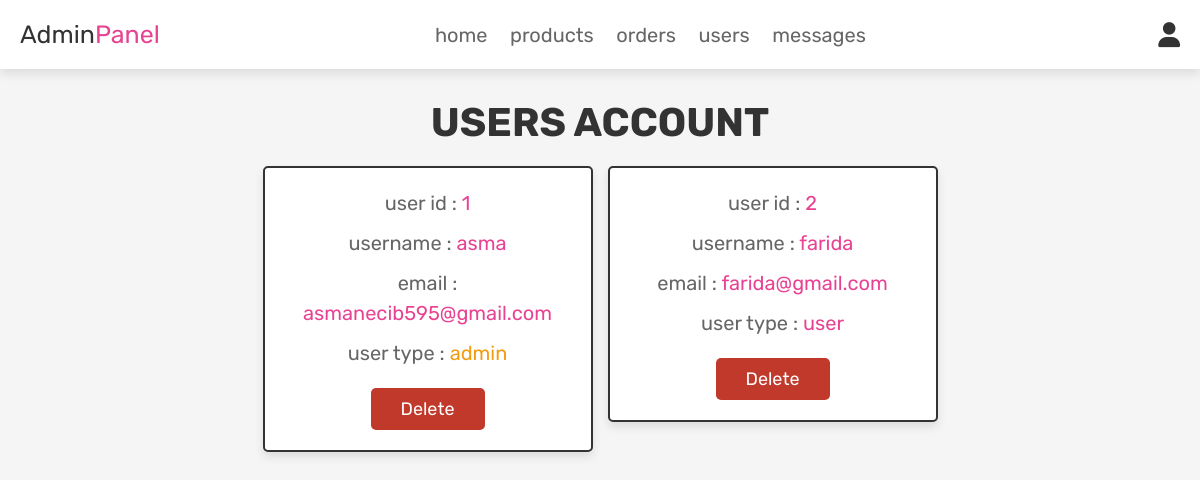
/admin_users.php (signed in), run on the app's committed database.
### tables this page shows
CREATE TABLE `users` (
  `id` int(100) NOT NULL,
  `name` varchar(100) NOT NULL,
  `email` varchar(100) NOT NULL,
  `password` varchar(100) NOT NULL,
  `user_type` enum('user','admin') DEFAULT 'user'
);

### admin_users.php (the view, shortened to what this page needs)
<?php
@include 'config.php';
?>
<!DOCTYPE html>
<html lang="en">
<head>
   <link rel="stylesheet" href="https://cdnjs.cloudflare.com/ajax/libs/font-awesome/6.0.0/css/all.min.css">
   <link rel="stylesheet"href="https://cdnjs.cloudflare.com/ajax/libs/animate.css/4.1.1/animate.min.css">
   <link rel="stylesheet" href="css/admin_style.css">
</head>
<body>
<?php @include 'admin_header.php'; ?>
<section class="users">
   <h1 class="title">users account</h1>
   <div class="box-container">
      <?php
         $select_users = mysqli_query($conn, "SELECT * FROM `users`") or die('query failed');
         if(mysqli_num_rows($select_users) > 0){
            while($fetch_users = mysqli_fetch_assoc($select_users)){
      ?>
      <div class="box">
         <p>user id : <span><?php echo $fetch_users['id']; ?></span></p>
         <p>username : <span><?php echo $fetch_users['name']; ?></span></p>
         <p>email : <span><?php echo $fetch_users['email']; ?></span></p>
         <p>user type : <span style="color:<?php if($fetch_users['user_type'] == 'admin'){ echo 'var(--orange)'; }; ?>"><?php echo $fetch_users['user_type']; ?></span></p>
         <a href="admin_users.php?delete=<?php echo $fetch_users['id']; ?>" onclick="return confirm('delete this user?');" class="delete-btn">delete</a>
      </div>
      <?php
         }
      }
      ?>
   </div>
</section>
</body>
</html>

### css/admin_style.css (style rules this page uses)
:root { --pink:#e84393; --red:#c0392b; --orange:#f39c12; --black:#333; --white:#fff; --light-color:#666; --light-white:#ccc; --light-bg:#f5f5f5; --border:.2rem solid var(--black); --box-shadow:0 .5rem 1rem rgba(0,0,0,.1); }
* { font-family: 'Rubik', sans-serif; margin:0; padding:0; box-sizing: border-box; outline: none; border:none; text-decoration: none; transition:all .2s linear; }
html { font-size: 62.5%; overflow-x: hidden; scroll-behavior: smooth; scroll-padding-top: 6.5rem; }
body { background: var(--light-bg); }
section { padding:3rem 2rem; }
.title { text-align: center; margin-bottom: 2rem; color:var(--black); text-transform: uppercase; font-size: 4rem; }
.btn, .delete-btn, .option-btn { display: inline-block; border-radius: .5rem; margin-top: 1rem; font-size: 1.8rem; color:var(--white); cursor: pointer; padding:1rem 3rem; text-transform: capitalize; }
.delete-btn { background-color: var(--red); }
.users .box-container { display: grid; grid-template-columns: repeat(auto-fit, 33rem); gap:1.5rem; align-items: flex-start; max-width: 1200px; margin: 0 auto; justify-content: center; }
.users .box-container .box { padding:2rem; border:var(--border); background-color: var(--white); box-shadow: var(--box-shadow); border-radius: .5rem; text-align: center; }
.users .box-container .box p { font-size: 2rem; color:var(--light-color); margin-bottom: 1rem; line-height: 1.5; }
.users .box-container .box p span { color:var(--pink); }
.users .box-container .box .delete-btn { margin-top: .5; }

### data on the page
users: id "1", name "asma", email "asmanecib595@gmail.com", user_type "admin"
users: id "2", name "farida", email "farida@gmail.com", user_type "user"
